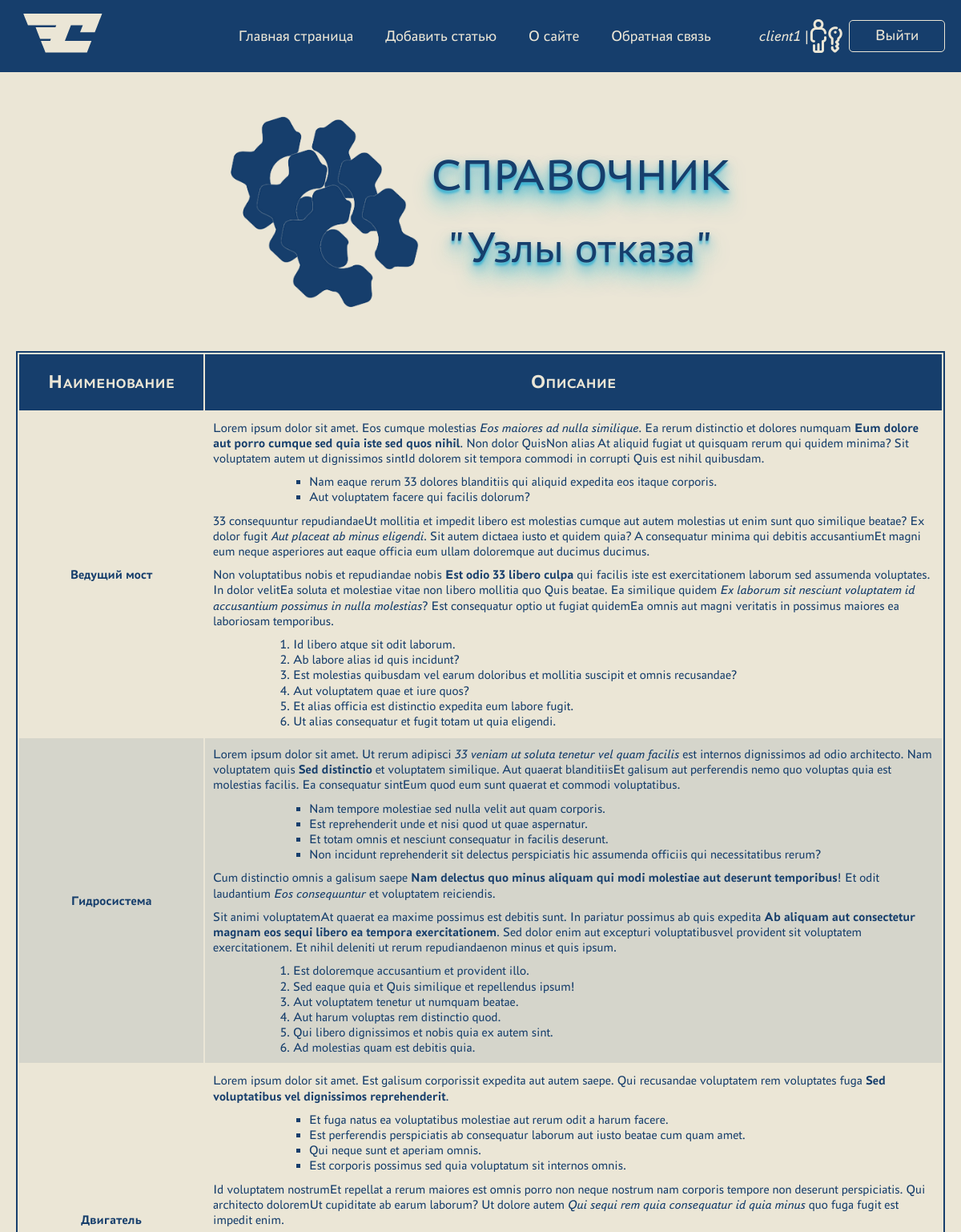
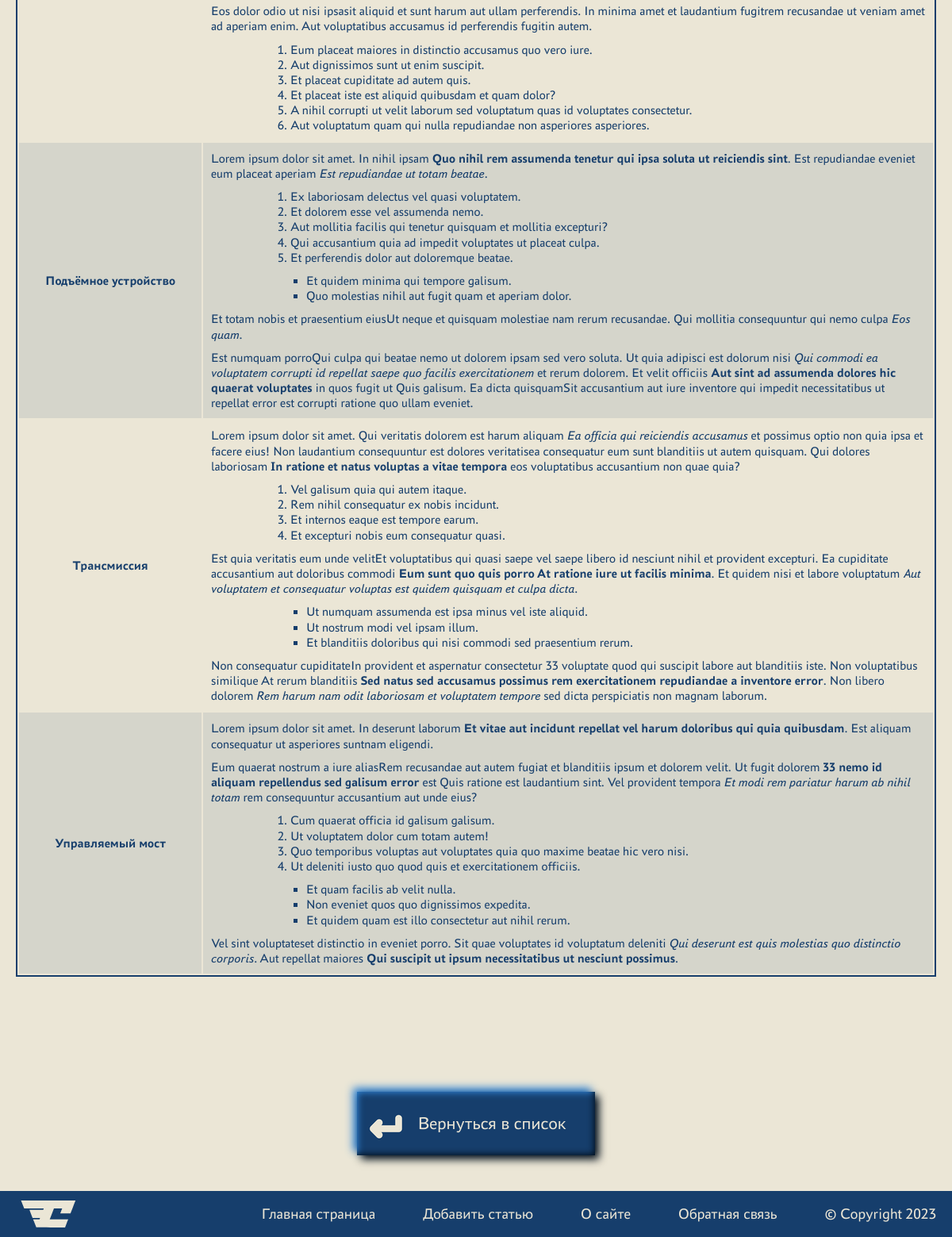
The app's page /directory_breakdowns/ (signed in) with its own data (2 pictures, top to bottom).
### crm_app/models.py (models this page shows, shortened)
class Breakdown(models.Model):
    name = models.CharField(max_length=255, verbose_name='Название')
    description = models.TextField(verbose_name='Описание')
    class Meta:
        verbose_name = 'Узел отказа'
        verbose_name_plural = '_СПРАВОЧНИК_Узлы отказа'

### crm_app/views.py (the view)
# urls.py: path('directory_breakdowns/', DirectoryBreakdownList.as_view(),
class DirectoryBreakdownList(LoginRequiredMixin, DataMixin, ListView):
    queryset = Breakdown.objects.order_by('name')
    template_name = 'crm_app/directoryBreakdownList.html'
    allow_empty = False
    def get_context_data(self, *, object_list=None, **kwargs):
        context = super().get_context_data(**kwargs)
        c_def = self.get_user_context(title='"Узлы отказа"')
        return dict(list(context.items()) + list(c_def.items()))

### crm_app/utilities.py (called while the page is built)
    def get_user_context(self, **kwargs):
        context = kwargs
        context['menu'] = menu
        context['machine_table_titles'] = machine_table_titles
        context['directories'] = directories
        return context

### crm_app/templates/crm_app/directoryBreakdownList.html (shortened to what this page needs)
{% extends 'crm_app/base.html' %} {% block content %}
<div class="container">
  <div class="directory-head">
    <div class="directory-head__image">
      <img
        src="../../static/crm_app/images/directories/breakdowns.png"
        alt="icon of breakdown"
      />
    </div>
    <div class="directory-head__title">СПРАВОЧНИК <br />{{ title }}</div>
  </div>
  <table class="directories">
    <thead>
      <tr class="directories__row">
        {% for d in directories %}
        <th class="directories__head">{{d}}</th>
        {% endfor %}
      </tr>
    </thead>
    <tbody>
      {% for object in object_list %}
      <tr class="directories__row">
        <td class="directories__col">{{object.name}}</td>
        {% autoescape off %}
        <td class="directories__col">{{object.description|linebreaks}}</td>
        {% endautoescape %}
      </tr>
      {% empty %}
      <div class="message">Список пуст</div>
      {% endfor %}
    </tbody>
  </table>
</div>
<div class="navigate-to">
  {% if request.user.is_staff == True %}
  <a href="{% url 'full_db_list' %}" class="btn btn_back_to_list" id="to_model"
    >Вернуться в список</a
  >
  {% else %}
  <a
    href="{% url 'page_after_authorization' %}"
    class="btn btn_back_to_list"
    id="to_model"
    >Вернуться в список</a
  >
  {% endif %}
</div>
{% endblock content %}

### crm_app/templates/crm_app/base.html (shortened to what this page needs)
<!DOCTYPE html>
<html lang="en">
  <head>
    {% load static %}
    <link
      type="text/css"
      rel="stylesheet"
      href="{% static 'crm_app/css/main_styles.css' %}"
    />
    <link
      type="text/css"
      rel="stylesheet"
      href="{% static 'members/css/styles.css' %}"
    />
  </head>
  <body>
    <div class="wrapper">
      <div class="header">
        <div class="header__top header__top--open">
          <div class="container">
            <div class="header__inner">
              <a class="header__logo" href="{% url 'about' %}">
              </a>
              <ul class="header__menu-list">
                {% block mainmenu %} {% for m in menu %}
                <li class="header__menu-item">
                  <a href="{% url m.url_name %}">{{m.title}}</a>
                </li>
                {% endfor %} {% if request.user.is_authenticated %}
                <li class="header__menu-user">{{ request.user }} |</li>
                <li class="header__menu-item">
                  <a href="{% url 'logout' %}">Выйти</a>
                </li>
                {% else %}
                <li class="header__menu-item">
                  <a href="{% url 'login' %}">Войти</a>
                </li>
                {% endif %} {% endblock mainmenu %}
              </ul>
            </div>
          </div>
        </div>
      </div>
      <main>{% block content %} {% endblock content %}</main>
      <div class="footer">
        <div class="container">
          <div class="footer__inner">
            <a class="footer__logo" href="{% url 'about' %}">
            </a>
            <ul class="footer__menu-list">
              {% for m in menu %}
              <li class="footer__menu-item">
                <a href="{% url m.url_name %}">{{m.title}}</a>
              </li>
              {% endfor %}
              <li class="footer__menu-item">© Copyright 2023</li>
            </ul>
          </div>
        </div>
      </div>
    </div>
  </body>
</html>

### records on screen
Breakdown: name "Ведущий мост", description "Lorem ipsum dolor sit amet. Eos cumque molestias Eos maiores ad nulla similique . Ea rerum distinctio et dolores numquam Eum dolore aut porro cumque sed quia iste sed quos nihil . Non dolor QuisNon alias At aliquid fugiat ut quisquam rerum qui quidem minima? Sit voluptatem autem ut dignissimos sintId dolorem sit tempora commodi in corrupti Quis est nihil quibusdam. Nam eaque rerum 33 dolores blanditiis qui aliquid expedita eos itaque corporis. Aut voluptatem facere qui facilis dolorum? 33 consequuntur repudiandaeUt mollitia et impedit libero est molestias cumque aut autem molestias ut enim sunt quo similique beatae? Ex dolor fugit Aut placeat ab minus eligendi . Sit autem dictaea iusto et…"
Breakdown: name "Гидросистема", description "Lorem ipsum dolor sit amet. Ut rerum adipisci 33 veniam ut soluta tenetur vel quam facilis est internos dignissimos ad odio architecto. Nam voluptatem quis Sed distinctio et voluptatem similique. Aut quaerat blanditiisEt galisum aut perferendis nemo quo voluptas quia est molestias facilis. Ea consequatur sintEum quod eum sunt quaerat et commodi voluptatibus. Nam tempore molestiae sed nulla velit aut quam corporis. Est reprehenderit unde et nisi quod ut quae aspernatur. Et totam omnis et nesciunt consequatur in facilis deserunt. Non incidunt reprehenderit sit delectus perspiciatis hic assumenda officiis qui necessitatibus rerum? Cum distinctio omnis a galisum saepe Nam delectus quo minus…"
Breakdown: name "Двигатель", description "Lorem ipsum dolor sit amet. Est galisum corporissit expedita aut autem saepe. Qui recusandae voluptatem rem voluptates fuga Sed voluptatibus vel dignissimos reprehenderit . Et fuga natus ea voluptatibus molestiae aut rerum odit a harum facere. Est perferendis perspiciatis ab consequatur laborum aut iusto beatae cum quam amet. Qui neque sunt et aperiam omnis. Est corporis possimus sed quia voluptatum sit internos omnis. Id voluptatem nostrumEt repellat a rerum maiores est omnis porro non neque nostrum nam corporis tempore non deserunt perspiciatis. Qui architecto doloremUt cupiditate ab earum laborum? Ut dolore autem Qui sequi rem quia consequatur id quia minus quo fuga fugit est impedit…"
Breakdown: name "Подъёмное устройство", description "Lorem ipsum dolor sit amet. In nihil ipsam Quo nihil rem assumenda tenetur qui ipsa soluta ut reiciendis sint . Est repudiandae eveniet eum placeat aperiam Est repudiandae ut totam beatae . Ex laboriosam delectus vel quasi voluptatem. Et dolorem esse vel assumenda nemo. Aut mollitia facilis qui tenetur quisquam et mollitia excepturi? Qui accusantium quia ad impedit voluptates ut placeat culpa. Et perferendis dolor aut doloremque beatae. Et quidem minima qui tempore galisum. Quo molestias nihil aut fugit quam et aperiam dolor. Et totam nobis et praesentium eiusUt neque et quisquam molestiae nam rerum recusandae. Qui mollitia consequuntur qui nemo culpa Eos quam . Est numquam porroQui culpa…"
Breakdown: name "Трансмиссия", description "Lorem ipsum dolor sit amet. Qui veritatis dolorem est harum aliquam Ea officia qui reiciendis accusamus et possimus optio non quia ipsa et facere eius! Non laudantium consequuntur est dolores veritatisea consequatur eum sunt blanditiis ut autem quisquam. Qui dolores laboriosam In ratione et natus voluptas a vitae tempora eos voluptatibus accusantium non quae quia? Vel galisum quia qui autem itaque. Rem nihil consequatur ex nobis incidunt. Et internos eaque est tempore earum. Et excepturi nobis eum consequatur quasi. Est quia veritatis eum unde velitEt voluptatibus qui quasi saepe vel saepe libero id nesciunt nihil et provident excepturi. Ea cupiditate accusantium aut doloribus commodi Eum…"
Breakdown: name "Управляемый мост", description "Lorem ipsum dolor sit amet. In deserunt laborum Et vitae aut incidunt repellat vel harum doloribus qui quia quibusdam . Est aliquam consequatur ut asperiores suntnam eligendi. Eum quaerat nostrum a iure aliasRem recusandae aut autem fugiat et blanditiis ipsum et dolorem velit. Ut fugit dolorem 33 nemo id aliquam repellendus sed galisum error est Quis ratione est laudantium sint. Vel provident tempora Et modi rem pariatur harum ab nihil totam rem consequuntur accusantium aut unde eius? Cum quaerat officia id galisum galisum. Ut voluptatem dolor cum totam autem! Quo temporibus voluptas aut voluptates quia quo maxime beatae hic vero nisi. Ut deleniti iusto quo quod quis et exercitationem…"

### other values on screen
{{ m.title }} "Главная страница" "Добавить статью" "О сайте" "Обратная связь"
{{ request.user }} "client1"
{{ title }} "\"Узлы отказа\""
{{ d }} "Наименование" "Описание"
